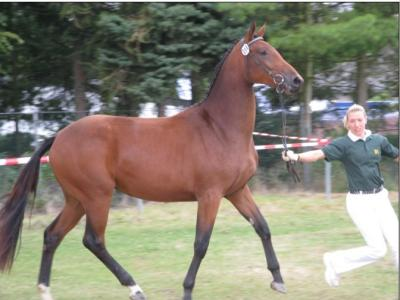
#> input picture Dataset/example/01-13.jpg, 400 x 300 px
$ python -i g_glcm_test.py   (imports and definitions only)   (older library calls are emulated)
#> lines starting #> are read from the running program, lines starting #| are printed output that depends on the picture
from sklearn.cluster import KMeans
from sklearn.manifold import Isomap
from sklearn import preprocessing
from skimage import morphology

from c_config import *
from c_operation import *

import matplotlib.pyplot as plt
import concurrent.futures
import multiprocessing
import numpy as np
import mahotas
import shutil
import pickle
import copy
import cv2
import os

Test = "no"
names = []
clusterSize = 10
if clusterSize == 10: path = "Dataset/pfinal"
elif clusterSize == 5: path = "Dataset/example"
else: path = "Dataset/10flower"
colors = ['r', 'g', 'b', 'k', 'm']
currentPath = os.getcwd()
dataPath = os.path.join(currentPath, path)
# [1 line that did not run here, left out]
# [1 line that did not run here, left out]
featureSize = 16
# [1 line that did not run here, left out]
# [1 line that did not run here, left out]

def process_image(data):
    name = data
    imagePath = os.path.join(dataPath, name)
    if "DS" in imagePath: os.remove(imagePath)
    img_clr = cv2.imread(imagePath)
    img_gray = cv2.cvtColor(img_clr, cv2.COLOR_BGR2GRAY)
    img_hsv = cv2.cvtColor(img_clr, cv2.COLOR_BGR2HSV)
    img_lab = cv2.cvtColor(img_clr, cv2.COLOR_BGR2Lab)
    img_ycb = cv2.cvtColor(img_clr, cv2.COLOR_BGR2YCrCb)
    img_cst = cv2.equalizeHist(img_gray)
    img_sob = sobel(img_gray)
    img_sob_clr = sobel(img_clr)

    b, g, r = cv2.split(img_clr)
    h, s, v = cv2.split(img_hsv)
    l, la, lb = cv2.split(img_lab)
    y, cr, cb = cv2.split(img_ycb)

    hists = []
    space = [img_gray]

    for method, img in enumerate(space):
        glcm0 = getGLCM(img, 1, 0)
        glcm1 = getGLCM(img, 0, 1)
        glcm2 = getGLCM(img, 1, 1)
        glcm3 = getGLCM(img,-1, 1)
        Asm0, Con0, Idm0, Eng0 = feature_computer(glcm0)
        Asm1, Con1, Idm1, Eng1 = feature_computer(glcm1)
        Asm2, Con2, Idm2, Eng2 = feature_computer(glcm2)
        Asm3, Con3, Idm3, Eng3 = feature_computer(glcm3)
        hists.append([Asm0, Con0, Idm0, Eng0])
        hists.append([Asm1, Con1, Idm1, Eng1])
        hists.append([Asm2, Con2, Idm2, Eng2])
        hists.append([Asm3, Con3, Idm3, Eng3])
    return hists, img_clr

count = []
Test = "train"
# [23 lines not run here, left out]

>>> import cv2
>>> picture = cv2.imread('Dataset/example/01-13.jpg', cv2.IMREAD_GRAYSCALE)
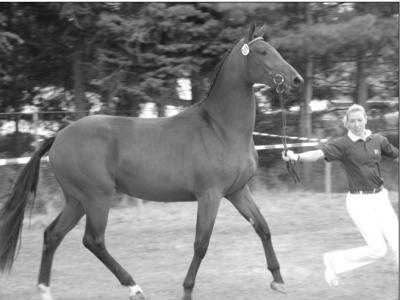
#> picture: shape (300, 400); min 14, max 255, mean 130
#> (the run stopped early here; a loop or call above may not have finished)

$ run again, on Dataset/example/01-25.jpg
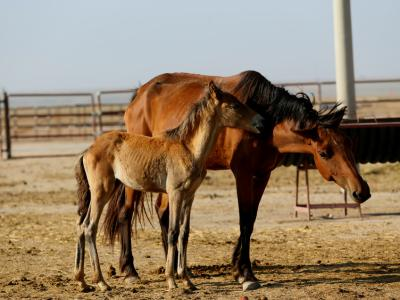
#> input picture Dataset/example/01-25.jpg, 400 x 300 px
#> `picture = cv2.imread('Dataset/example/01-13.jpg', cv2.IMREAD_GRAYSCALE)`:
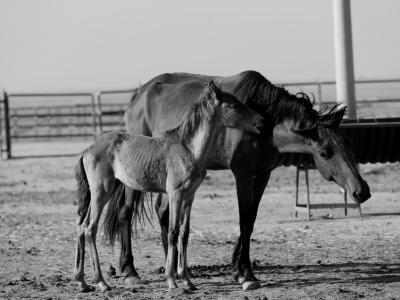
#> picture: shape (300, 400); min 0, max 230, mean 132.3

$ run again, on Dataset/example/01-28.jpg
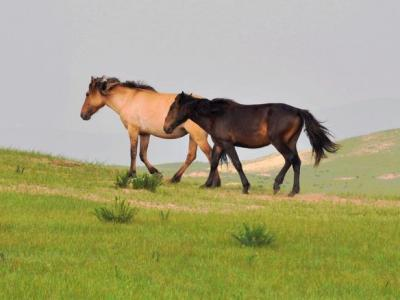
#> input picture Dataset/example/01-28.jpg, 400 x 300 px
#> `picture = cv2.imread('Dataset/example/01-13.jpg', cv2.IMREAD_GRAYSCALE)`:
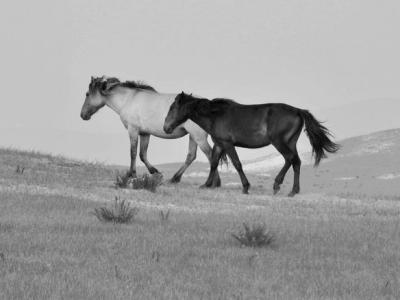
#> picture: shape (300, 400); min 0, max 239, mean 158.5

$ run again, on Dataset/example/01-36.jpg
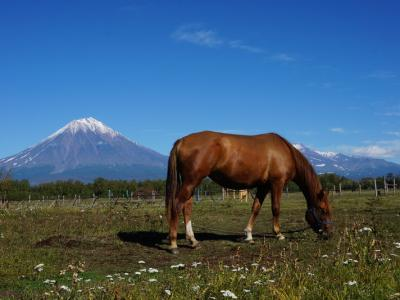
#> input picture Dataset/example/01-36.jpg, 400 x 300 px
#> `picture = cv2.imread('Dataset/example/01-13.jpg', cv2.IMREAD_GRAYSCALE)`:
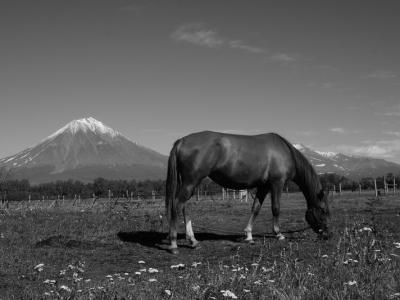
#> picture: shape (300, 400); min 0, max 246, mean 90
